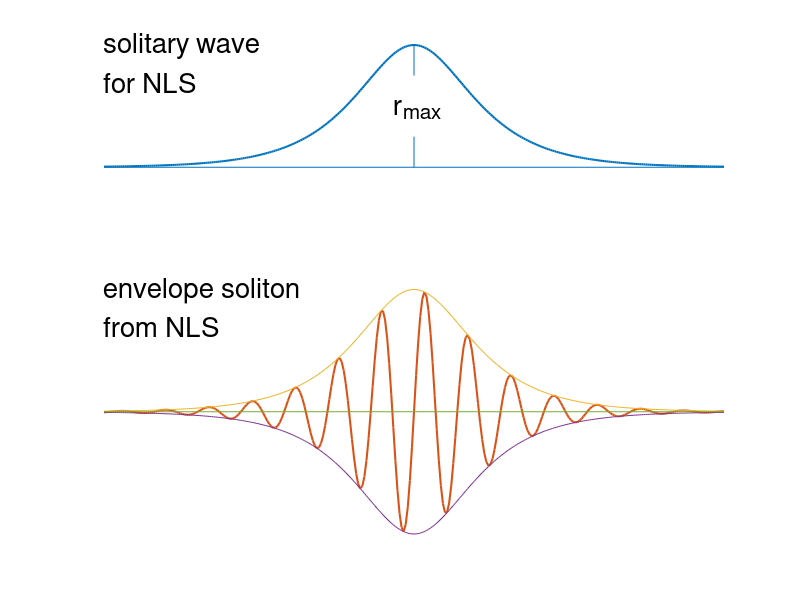

Here is the MATLAB script that generated this plot:
q=[-3 3];
r=[-2 -2];
line(q,r)

axis off
hold on

q=[0 0];
r=[-2 -1.75];
line(q,r)

q=[0 0];
r=[-1 -1.25];
line(q,r)

x=-3:.02:3;
y=-2+sech(2.*x);
plot(x,y,'linewidth',1.5);


x=-3:.02:3;
y=-4+sin(15.*x).*sech(2.*x);
plot(x,y,'linewidth',1.5);

x=-3:.02:3;
y=-4+sech(2.*x);
plot(x,y);

x=-3:.02:3;
y=-4-sech(2.*x);
plot(x,y);


q=[-3 3];
r=[-4 -4];
line(q,r)


text(-3,-1,'solitary wave','fontsize',20)
text(-3,-1.3,'for NLS','fontsize',20)
text(-3,-3,'envelope soliton','fontsize',20)
text(-3,-3.3,'from NLS','fontsize',20)


text(-.2,-1.5,'r','fontsize',20)
text(-.2,-1.55,'  max','fontsize',15)



hold off
